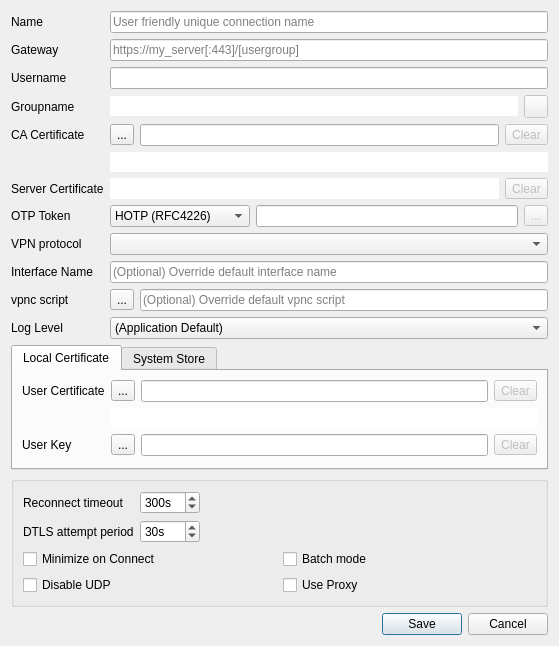
<?xml version="1.0" encoding="UTF-8"?>
<ui version="4.0">
 <class>EditDialog</class>
 <widget class="QDialog" name="EditDialog">
  <property name="geometry">
   <rect>
    <x>0</x>
    <y>0</y>
    <width>559</width>
    <height>646</height>
   </rect>
  </property>
  <property name="windowTitle">
   <string>Edit</string>
  </property>
  <layout class="QVBoxLayout" name="verticalLayout">
   <item>
    <layout class="QFormLayout" name="settingsProfileLayout">
     <property name="fieldGrowthPolicy">
      <enum>QFormLayout::ExpandingFieldsGrow</enum>
     </property>
     <item row="0" column="0">
      <widget class="QLabel" name="nameLabel">
       <property name="text">
        <string>Name</string>
       </property>
      </widget>
     </item>
     <item row="0" column="1">
      <widget class="QLineEdit" name="nameEdit">
       <property name="toolTip">
        <string>This is a friendly name to distinguish the connection</string>
       </property>
       <property name="placeholderText">
        <string>User friendly unique connection name</string>
       </property>
      </widget>
     </item>
     <item row="1" column="0">
      <widget class="QLabel" name="gatewayLabel">
       <property name="text">
        <string>Gateway</string>
       </property>
      </widget>
     </item>
     <item row="1" column="1">
      <widget class="QLineEdit" name="gatewayEdit">
       <property name="toolTip">
        <string>Specify the hostname to connect to; a port may be specified after the host separated with a colon ':'</string>
       </property>
       <property name="statusTip">
        <string/>
       </property>
       <property name="whatsThis">
        <string/>
       </property>
       <property name="placeholderText">
        <string>https://my_server[:443]/[usergroup]</string>
       </property>
      </widget>
     </item>
     <item row="2" column="0">
      <widget class="QLabel" name="usernameLabel">
       <property name="text">
        <string>Username</string>
       </property>
      </widget>
     </item>
     <item row="2" column="1">
      <widget class="QLineEdit" name="usernameEdit">
       <property name="toolTip">
        <string>Specify the username used in that gateway</string>
       </property>
      </widget>
     </item>
     <item row="3" column="0">
      <widget class="QLabel" name="groupnameLabel">
       <property name="text">
        <string>Groupname</string>
       </property>
      </widget>
     </item>
     <item row="3" column="1">
      <layout class="QHBoxLayout" name="groupnameLayout">
       <item>
        <widget class="QLineEdit" name="groupnameEdit">
         <property name="styleSheet">
          <string notr="true">background-color:&quot;transparent&quot;</string>
         </property>
         <property name="frame">
          <bool>false</bool>
         </property>
         <property name="readOnly">
          <bool>true</bool>
         </property>
        </widget>
       </item>
       <item>
        <widget class="QToolButton" name="groupnameClear">
         <property name="enabled">
          <bool>false</bool>
         </property>
         <property name="text">
          <string/>
         </property>
         <property name="icon">
          <iconset resource="../openconnect-gui.qrc">
           <normaloff>:/images/trashcan.png</normaloff>:/images/trashcan.png</iconset>
         </property>
        </widget>
       </item>
      </layout>
     </item>
     <item row="4" column="0">
      <widget class="QLabel" name="caCertificateLabel">
       <property name="text">
        <string>CA Certificate</string>
       </property>
      </widget>
     </item>
     <item row="4" column="1">
      <layout class="QHBoxLayout" name="caCertificatLayout">
       <item>
        <widget class="QToolButton" name="caCertButton">
         <property name="text">
          <string>...</string>
         </property>
        </widget>
       </item>
       <item>
        <widget class="QLineEdit" name="caCertEdit">
         <property name="toolTip">
          <string>Specify the CA certificate, if any; by default the system CAs will be used</string>
         </property>
         <property name="whatsThis">
          <string>&lt;html&gt;&lt;head/&gt;&lt;body&gt;&lt;p&gt;If not set, the system's trusted certificate storage will be used.&lt;/p&gt;&lt;/body&gt;&lt;/html&gt;</string>
         </property>
        </widget>
       </item>
       <item>
        <widget class="QToolButton" name="caCertClear">
         <property name="enabled">
          <bool>false</bool>
         </property>
         <property name="text">
          <string>Clear</string>
         </property>
         <property name="icon">
          <iconset resource="../openconnect-gui.qrc">
           <normaloff>:/images/trashcan.png</normaloff>:/images/trashcan.png</iconset>
         </property>
        </widget>
       </item>
      </layout>
     </item>
     <item row="6" column="0">
      <widget class="QLabel" name="serverCertificateLabel">
       <property name="text">
        <string>Server Certificate</string>
       </property>
      </widget>
     </item>
     <item row="6" column="1">
      <layout class="QHBoxLayout" name="serverCertificateLayout">
       <item>
        <widget class="QLineEdit" name="serverCertHash">
         <property name="font">
          <font>
           <pointsize>10</pointsize>
          </font>
         </property>
         <property name="styleSheet">
          <string notr="true">background-color:&quot;transparent&quot;</string>
         </property>
         <property name="frame">
          <bool>false</bool>
         </property>
         <property name="readOnly">
          <bool>true</bool>
         </property>
        </widget>
       </item>
       <item>
        <widget class="QToolButton" name="serverCertClear">
         <property name="enabled">
          <bool>false</bool>
         </property>
         <property name="text">
          <string>Clear</string>
         </property>
         <property name="icon">
          <iconset resource="../openconnect-gui.qrc">
           <normaloff>:/images/trashcan.png</normaloff>:/images/trashcan.png</iconset>
         </property>
        </widget>
       </item>
      </layout>
     </item>
     <item row="8" column="0">
      <widget class="QLabel" name="otpTokenLabel">
       <property name="text">
        <string>OTP Token</string>
       </property>
      </widget>
     </item>
     <item row="8" column="1">
      <layout class="QHBoxLayout" name="otpTokenLayout">
       <item>
        <widget class="QComboBox" name="tokenBox">
         <property name="minimumSize">
          <size>
           <width>140</width>
           <height>0</height>
          </size>
         </property>
         <property name="currentIndex">
          <number>0</number>
         </property>
         <property name="maxVisibleItems">
          <number>3</number>
         </property>
         <item>
          <property name="text">
           <string notr="true">HOTP (RFC4226)</string>
          </property>
         </item>
         <item>
          <property name="text">
           <string notr="true">TOTP (RFC6238)</string>
          </property>
         </item>
         <item>
          <property name="text">
           <string>STOKEN (RSA)</string>
          </property>
         </item>
        </widget>
       </item>
       <item>
        <widget class="QLineEdit" name="tokenEdit">
         <property name="toolTip">
          <string>This is the token code; should be a hex value (starting with 0x), or a value starting with 'base32:'</string>
         </property>
        </widget>
       </item>
       <item>
        <widget class="QToolButton" name="tokenClear">
         <property name="enabled">
          <bool>false</bool>
         </property>
         <property name="text">
          <string>...</string>
         </property>
         <property name="icon">
          <iconset resource="../openconnect-gui.qrc">
           <normaloff>:/images/trashcan.png</normaloff>:/images/trashcan.png</iconset>
         </property>
        </widget>
       </item>
      </layout>
     </item>
     <item row="9" column="0">
      <widget class="QLabel" name="protocolLabel">
       <property name="text">
        <string>VPN protocol</string>
       </property>
       <property name="buddy">
        <cstring>protocolComboBox</cstring>
       </property>
      </widget>
     </item>
     <item row="9" column="1">
      <widget class="QComboBox" name="protocolComboBox">
       <property name="sizePolicy">
        <sizepolicy hsizetype="Expanding" vsizetype="Fixed">
         <horstretch>0</horstretch>
         <verstretch>0</verstretch>
        </sizepolicy>
       </property>
      </widget>
     </item>
     <item row="5" column="1">
      <widget class="QLineEdit" name="caCertHash">
       <property name="styleSheet">
        <string notr="true">background-color:&quot;transparent&quot;</string>
       </property>
       <property name="frame">
        <bool>false</bool>
       </property>
       <property name="readOnly">
        <bool>true</bool>
       </property>
      </widget>
     </item>
     <item row="10" column="0">
      <widget class="QLabel" name="interfaceNameLabel">
       <property name="text">
        <string>Interface Name</string>
       </property>
      </widget>
     </item>
     <item row="10" column="1">
      <widget class="QLineEdit" name="interfaceNameEdit">
       <property name="toolTip">
        <string>Override default interface name.

This can be useful in advanced scenarios, e.g. for setting up firewall 
or routing rules.

Leave blank for default (usually the server name when using wintun).</string>
       </property>
       <property name="placeholderText">
        <string>(Optional) Override default interface name</string>
       </property>
      </widget>
     </item>
     <item row="11" column="0">
      <widget class="QLabel" name="vpncScriptLabel">
       <property name="text">
        <string>vpnc script</string>
       </property>
      </widget>
     </item>
     <item row="11" column="1">
      <layout class="QHBoxLayout" name="vpncScriptLayout">
       <item>
        <widget class="QToolButton" name="vpncScriptButton">
         <property name="text">
          <string>...</string>
         </property>
        </widget>
       </item>
       <item>
        <widget class="QLineEdit" name="vpncScriptEdit">
         <property name="toolTip">
          <string>Override default vpnc script.

This can be useful in advanced scenarios, e.g. for setting up firewall 
or routing rules.

Leave blank for default.</string>
         </property>
         <property name="placeholderText">
          <string>(Optional) Override default vpnc script</string>
         </property>
        </widget>
       </item>
      </layout>
     </item>
     <item row="12" column="1">
      <widget class="QComboBox" name="loglevelBox">
       <property name="sizePolicy">
        <sizepolicy hsizetype="Expanding" vsizetype="Fixed">
         <horstretch>0</horstretch>
         <verstretch>0</verstretch>
        </sizepolicy>
       </property>
       <property name="currentIndex">
        <number>0</number>
       </property>
       <property name="maxVisibleItems">
        <number>5</number>
       </property>
       <item>
        <property name="text">
         <string>(Application Default)</string>
        </property>
       </item>
       <item>
        <property name="text">
         <string>Error</string>
        </property>
       </item>
       <item>
        <property name="text">
         <string>Info</string>
        </property>
       </item>
       <item>
        <property name="text">
         <string>Debug</string>
        </property>
       </item>
       <item>
        <property name="text">
         <string>Trace</string>
        </property>
       </item>
      </widget>
     </item>
     <item row="12" column="0">
      <widget class="QLabel" name="logLevelLabel">
       <property name="text">
        <string>Log Level</string>
       </property>
      </widget>
     </item>
    </layout>
   </item>
   <item>
    <widget class="QTabWidget" name="settingsTabWidget">
     <property name="currentIndex">
      <number>0</number>
     </property>
     <widget class="QWidget" name="localCertificateTab">
      <attribute name="title">
       <string>Local Certificate</string>
      </attribute>
      <layout class="QVBoxLayout" name="verticalLayout_2">
       <item>
        <layout class="QFormLayout" name="formLayout_2">
         <property name="fieldGrowthPolicy">
          <enum>QFormLayout::ExpandingFieldsGrow</enum>
         </property>
         <item row="1" column="0">
          <widget class="QLabel" name="userCertificateLabel">
           <property name="text">
            <string>User Certificate</string>
           </property>
          </widget>
         </item>
         <item row="1" column="1">
          <layout class="QHBoxLayout" name="userCertificateLayout">
           <item>
            <widget class="QToolButton" name="userCertButton">
             <property name="text">
              <string>...</string>
             </property>
            </widget>
           </item>
           <item>
            <widget class="QLineEdit" name="userCertEdit">
             <property name="toolTip">
              <string>Specify your certificate file, if any</string>
             </property>
            </widget>
           </item>
           <item>
            <widget class="QToolButton" name="userCertClear">
             <property name="enabled">
              <bool>false</bool>
             </property>
             <property name="text">
              <string>Clear</string>
             </property>
             <property name="icon">
              <iconset resource="../openconnect-gui.qrc">
               <normaloff>:/images/trashcan.png</normaloff>:/images/trashcan.png</iconset>
             </property>
            </widget>
           </item>
          </layout>
         </item>
         <item row="2" column="1">
          <widget class="QLineEdit" name="userCertHash">
           <property name="styleSheet">
            <string notr="true">background-color:&quot;transparent&quot;</string>
           </property>
           <property name="frame">
            <bool>false</bool>
           </property>
           <property name="readOnly">
            <bool>true</bool>
           </property>
          </widget>
         </item>
         <item row="3" column="0">
          <widget class="QLabel" name="userKeyLabel">
           <property name="enabled">
            <bool>true</bool>
           </property>
           <property name="text">
            <string>User Key</string>
           </property>
          </widget>
         </item>
         <item row="3" column="1">
          <layout class="QHBoxLayout" name="userKeyLayout">
           <item>
            <widget class="QToolButton" name="userKeyButton">
             <property name="enabled">
              <bool>true</bool>
             </property>
             <property name="text">
              <string>...</string>
             </property>
            </widget>
           </item>
           <item>
            <widget class="QLineEdit" name="userKeyEdit">
             <property name="enabled">
              <bool>true</bool>
             </property>
             <property name="toolTip">
              <string>Specify your key file if any; in case of a PKCS #12 file, you only need to set the certificate</string>
             </property>
            </widget>
           </item>
           <item>
            <widget class="QToolButton" name="userKeyClear">
             <property name="enabled">
              <bool>false</bool>
             </property>
             <property name="text">
              <string>Clear</string>
             </property>
             <property name="icon">
              <iconset resource="../openconnect-gui.qrc">
               <normaloff>:/images/trashcan.png</normaloff>:/images/trashcan.png</iconset>
             </property>
            </widget>
           </item>
          </layout>
         </item>
        </layout>
       </item>
      </layout>
     </widget>
     <widget class="QWidget" name="systemStoreTab">
      <attribute name="title">
       <string>System Store</string>
      </attribute>
      <widget class="QListWidget" name="loadWinCertList">
       <property name="geometry">
        <rect>
         <x>9</x>
         <y>9</y>
         <width>316</width>
         <height>72</height>
        </rect>
       </property>
      </widget>
      <widget class="QWidget" name="layoutWidget">
       <property name="geometry">
        <rect>
         <x>331</x>
         <y>10</y>
         <width>58</width>
         <height>58</height>
        </rect>
       </property>
       <layout class="QVBoxLayout" name="verticalLayout_3">
        <item>
         <widget class="QToolButton" name="loadWinCert">
          <property name="enabled">
           <bool>false</bool>
          </property>
          <property name="toolTip">
           <string extracomment="Select that certificate"/>
          </property>
          <property name="text">
           <string>Select</string>
          </property>
         </widget>
        </item>
        <item>
         <widget class="QToolButton" name="resetWinCertSelection">
          <property name="text">
           <string>Reset</string>
          </property>
         </widget>
        </item>
       </layout>
      </widget>
     </widget>
    </widget>
   </item>
   <item>
    <widget class="QGroupBox" name="settingsGroupBox">
     <layout class="QVBoxLayout" name="verticalLayout_4">
      <item>
       <layout class="QFormLayout" name="formLayout_4">
        <property name="fieldGrowthPolicy">
         <enum>QFormLayout::ExpandingFieldsGrow</enum>
        </property>
        <item row="0" column="0">
         <widget class="QLabel" name="reconnectTimeoutLabel">
          <property name="text">
           <string>Reconnect timeout</string>
          </property>
         </widget>
        </item>
        <item row="0" column="1">
         <widget class="QSpinBox" name="reconnectTimeoutSpinBox">
          <property name="toolTip">
           <string>Keep reconnect attempts until so much seconds are elapsed.
The default timeout is 300 seconds, which means that openconnect can recover VPN connection after a temporary network down time of 300 seconds.</string>
          </property>
          <property name="suffix">
           <string>s</string>
          </property>
          <property name="minimum">
           <number>1</number>
          </property>
          <property name="maximum">
           <number>1000</number>
          </property>
          <property name="value">
           <number>300</number>
          </property>
         </widget>
        </item>
        <item row="1" column="0">
         <widget class="QLabel" name="dtlsAttemptPeriodLabel">
          <property name="text">
           <string>DTLS attempt period</string>
          </property>
         </widget>
        </item>
        <item row="1" column="1">
         <widget class="QSpinBox" name="dtlsAttemptPeriodSpinBox">
          <property name="suffix">
           <string>s</string>
          </property>
          <property name="maximum">
           <number>1000</number>
          </property>
          <property name="value">
           <number>30</number>
          </property>
         </widget>
        </item>
       </layout>
      </item>
      <item>
       <layout class="QGridLayout" name="gridLayout">
        <item row="0" column="0">
         <widget class="QCheckBox" name="minimizeBox">
          <property name="toolTip">
           <string>Enable this to automatically minimize after connection</string>
          </property>
          <property name="text">
           <string>Minimize on Connect</string>
          </property>
         </widget>
        </item>
        <item row="0" column="1">
         <widget class="QCheckBox" name="batchModeBox">
          <property name="toolTip">
           <string>Enable this to remember passwords for this server</string>
          </property>
          <property name="text">
           <string>Batch mode</string>
          </property>
         </widget>
        </item>
        <item row="1" column="0">
         <widget class="QCheckBox" name="disableUdpBox">
          <property name="text">
           <string>Disable UDP</string>
          </property>
         </widget>
        </item>
        <item row="1" column="1">
         <widget class="QCheckBox" name="useProxyBox">
          <property name="toolTip">
           <string>Enable this to use the system's default proxy settings for this server</string>
          </property>
          <property name="text">
           <string>Use Proxy</string>
          </property>
         </widget>
        </item>
       </layout>
      </item>
     </layout>
    </widget>
   </item>
   <item>
    <widget class="QDialogButtonBox" name="buttonBox">
     <property name="orientation">
      <enum>Qt::Horizontal</enum>
     </property>
     <property name="standardButtons">
      <set>QDialogButtonBox::Cancel|QDialogButtonBox::Save</set>
     </property>
    </widget>
   </item>
  </layout>
 </widget>
 <tabstops>
  <tabstop>nameEdit</tabstop>
  <tabstop>gatewayEdit</tabstop>
  <tabstop>usernameEdit</tabstop>
  <tabstop>groupnameClear</tabstop>
  <tabstop>caCertButton</tabstop>
  <tabstop>caCertEdit</tabstop>
  <tabstop>caCertClear</tabstop>
  <tabstop>serverCertClear</tabstop>
  <tabstop>tokenBox</tabstop>
  <tabstop>tokenEdit</tabstop>
  <tabstop>tokenClear</tabstop>
  <tabstop>settingsTabWidget</tabstop>
  <tabstop>userCertButton</tabstop>
  <tabstop>userCertEdit</tabstop>
  <tabstop>userCertClear</tabstop>
  <tabstop>userKeyButton</tabstop>
  <tabstop>userKeyEdit</tabstop>
  <tabstop>userKeyClear</tabstop>
  <tabstop>minimizeBox</tabstop>
  <tabstop>batchModeBox</tabstop>
  <tabstop>disableUdpBox</tabstop>
  <tabstop>useProxyBox</tabstop>
  <tabstop>loadWinCertList</tabstop>
  <tabstop>loadWinCert</tabstop>
 </tabstops>
 <resources>
  <include location="../openconnect-gui.qrc"/>
 </resources>
 <connections/>
</ui>
